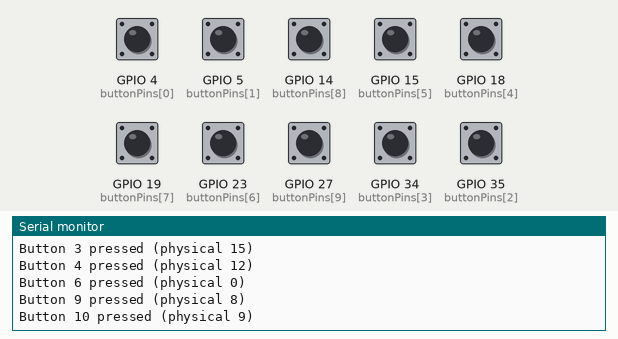
Recording of a sketch running on a simulated ESP32. Shown: the last lines printed to the serial monitor. The inputs (shaded band) are chosen by the test bench; at power-on: GPIO 4 (buttonPins[0]), GPIO 5 (buttonPins[1]), GPIO 14 (buttonPins[8]), GPIO 18 (buttonPins[4]), GPIO 19 (buttonPins[7]), GPIO 23 (buttonPins[6]), GPIO 27 (buttonPins[9]) HIGH, GPIO 15 (buttonPins[5]), GPIO 34 (buttonPins[3]), GPIO 35 (buttonPins[2]) LOW. USB keyboard and mouse output is not drawn.

Above: at 1.2 s.
1.3 s: GPIO 4 (buttonPins[0]) pulled LOW for 0.15 s
At 2.3 s:
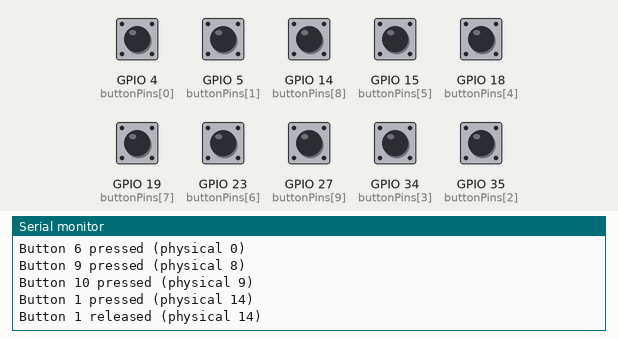
2.9 s: GPIO 5 (buttonPins[1]) pulled LOW for 0.15 s
At 3.5 s:
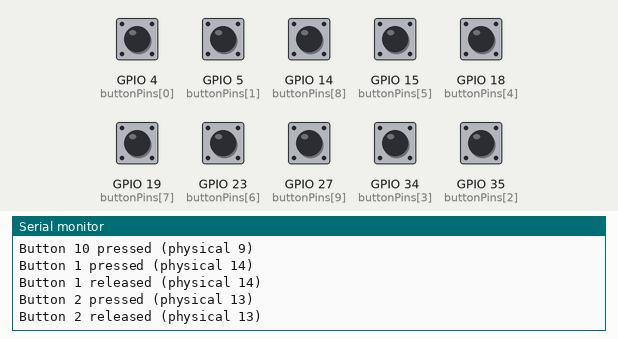
4.5 s: GPIO 15 (buttonPins[5]) pulled HIGH for 0.15 s
At 5.8 s:
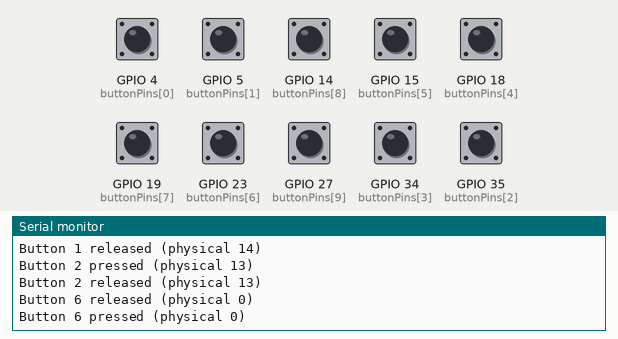
6.1 s: GPIO 18 (buttonPins[4]) pulled LOW for 0.15 s
At 7.3 s:
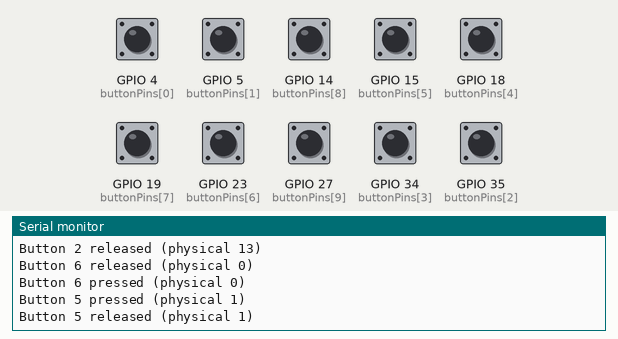
7.7 s: GPIO 19 (buttonPins[7]) pulled LOW for 0.15 s
At 8.3 s:
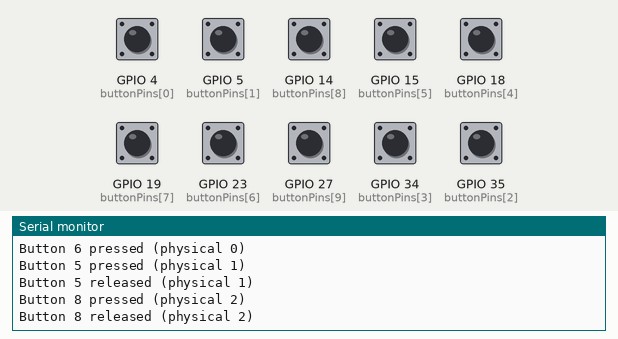
9.3 s: GPIO 23 (buttonPins[6]) pulled LOW for 0.15 s
At 10.8 s:
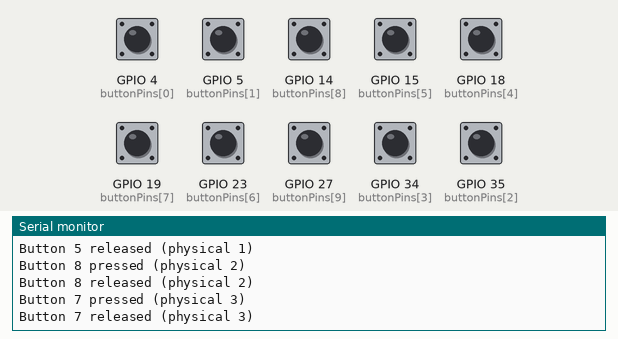
Timing chart, 0 to 11.9 s (numbered marks = the images above; inputs shaded):
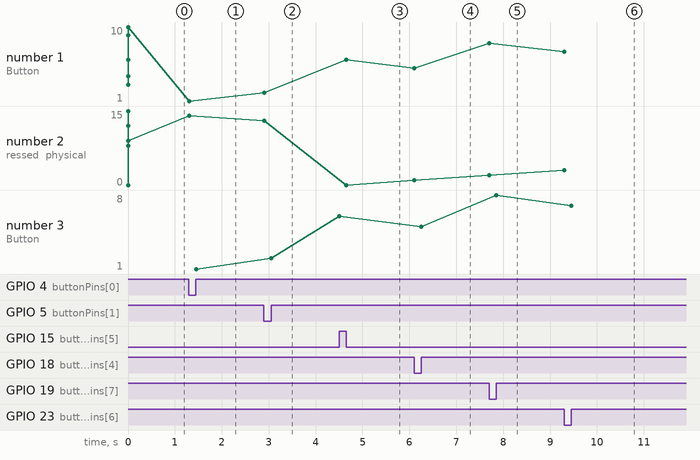

The sketch:

Dragonfly.ino
```cpp
#include <Arduino.h>
#include <BleGamepad.h>

BleGamepad bleGamepad("Dragonfly","Mechanisium",90);


#define numOfButtons 10
#define touchButtonThreshold 1000

byte previousButtonStates[numOfButtons];
byte currentButtonStates[numOfButtons];
byte buttonPins[numOfButtons] = {4,5,35,34,18,15,23,19,14,27};
byte physicalButtons[numOfButtons] = {14,13,15,12,1,0,3,2,8,9};


boolean capacitiveRead(byte thisPin , uint16_t threshold)
{
  uint16_t val = touchRead(thisPin);
  if(val < threshold)
  {
    return LOW;
  }
  else
{
    return HIGH;
  }

}


void what_deployed_Dragonfly_does_is() {
  if (!bleGamepad.isConnected()) {
    return;  // No need to waste time if not connected
  }

  bool anyChange = false;

  // Read all buttons first
  for (byte i = 0; i < numOfButtons; i++) {
    if (buttonPins[i] == 14 || buttonPins[i] == 27) {
      // Capacitive touch pins
      currentButtonStates[i] = capacitiveRead(buttonPins[i], touchButtonThreshold);
    } else {
      // Normal digital pins
      currentButtonStates[i] = digitalRead(buttonPins[i]);
    }

    // Detect change
    if (currentButtonStates[i] != previousButtonStates[i]) {
      anyChange = true;

      if (currentButtonStates[i] == LOW) {  // Pressed
        bleGamepad.press(physicalButtons[i]);
        Serial.printf("Button %d pressed (physical %d)\n", i+1, physicalButtons[i]);
      } else {  // Released
        bleGamepad.release(physicalButtons[i]);
        Serial.printf("Button %d released (physical %d)\n", i+1, physicalButtons[i]);
      }
    }
  }

  // Only if something changed → update previous states & send report
  if (anyChange) {
    memcpy(previousButtonStates, currentButtonStates, sizeof(currentButtonStates));
    bleGamepad.sendReport();   // ← This is the most important missing line!
  }

  delay(5);  // Small delay — helps debounce + reduces CPU spam
}


  void dragonfly_Initialization()
  {
    for (byte currentPinIndex = 0; currentPinIndex < numOfButtons; currentPinIndex++)
    {
      if(buttonPins[currentPinIndex] == 34 || buttonPins[currentPinIndex] == 35 || buttonPins[currentPinIndex] == 15 )
      {
        pinMode(buttonPins[currentPinIndex], INPUT);
        previousButtonStates[currentPinIndex] = HIGH;
        currentButtonStates[currentPinIndex] = HIGH;
      }
      else
    {
        pinMode(buttonPins[currentPinIndex], INPUT_PULLUP);
        previousButtonStates[currentPinIndex] = HIGH;
        currentButtonStates[currentPinIndex] = HIGH;
      }
    }

    BleGamepadConfiguration personalConfig;
    personalConfig.setAutoReport(false);
    personalConfig.setWhichAxes(0,0,0,0,0,0,0,0);
    personalConfig.setButtonCount(numOfButtons);

    // Start BLE gamepad with default config (16 buttons, no axes needed) or a personal config like i did above
    bleGamepad.begin(&personalConfig);

    Serial.println("Dragonfly Initialized");

  }


  void setup() {
    Serial.begin(115200);
    dragonfly_Initialization();


  }

  void loop() {
    what_deployed_Dragonfly_does_is();
  }
```

Measured:
- after the input at 1.3 s, the serial monitor: prints a new line at once (image 1)
- after the input at 2.9 s, the serial monitor: prints a new line at once (image 2)
- after the input at 4.5 s, the serial monitor: prints a new line at once (image 3)
- after the input at 6.1 s, the serial monitor: prints a new line at once (image 4)
- after the input at 7.7 s, the serial monitor: prints a new line at once (image 5)
- after the input at 9.3 s, the serial monitor: prints a new line at once (image 6)
- plotted number 1: 10 → 1 after the input at 1.3 s, 1 → 2 after the input at 2.9 s, 2 → 6 after the input at 4.5 s, 6 → 5 after the input at 6.1 s, 5 → 8 after the input at 7.7 s
- plotted number 2: 9 → 14 after the input at 1.3 s, 14 → 13 after the input at 2.9 s, 13 → 0 after the input at 4.5 s, 0 → 1 after the input at 6.1 s, 1 → 2 after the input at 7.7 s
